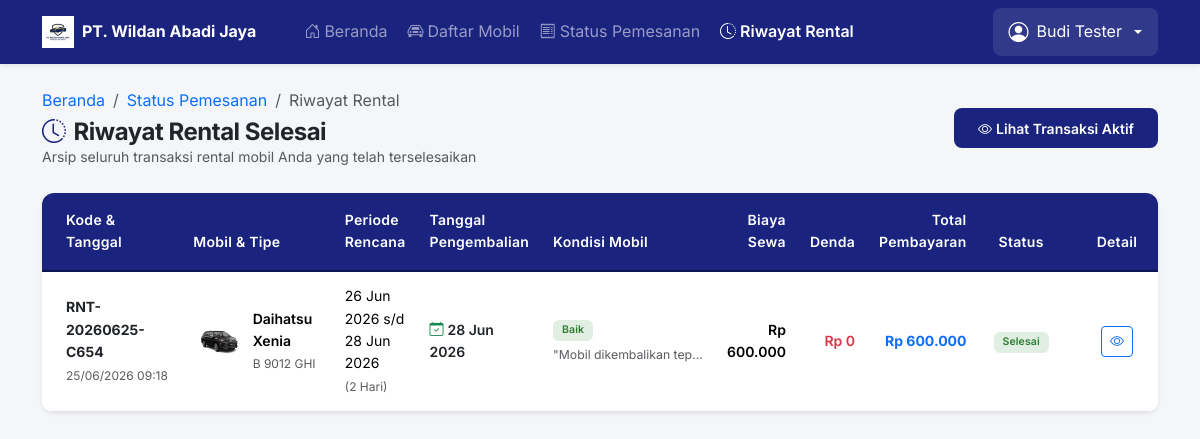
Screenshot of /customer/riwayat.php (signed in) with the database file from the repository.
### tables this page shows
CREATE TABLE `pemesanan` (
  `id` int(10) UNSIGNED NOT NULL,
  `kode_pesan` varchar(25) NOT NULL,
  `customer_id` int(10) UNSIGNED NOT NULL,
  `mobil_id` int(10) UNSIGNED NOT NULL,
  `tanggal_sewa` date NOT NULL,
  `tanggal_kembali` date NOT NULL,
  `lama_sewa` tinyint(4) NOT NULL COMMENT 'dalam hari',
  `total_biaya` decimal(14,2) NOT NULL,
  `catatan` text DEFAULT NULL,
  `status` enum('menunggu_pembayaran','menunggu_konfirmasi','aktif','selesai','dibatalkan') NOT NULL DEFAULT 'menunggu_pembayaran',
  `created_at` timestamp NOT NULL DEFAULT current_timestamp(),
  `updated_at` timestamp NOT NULL DEFAULT current_timestamp() ON UPDATE current_timestamp()
);

CREATE TABLE `mobil` (
  `id` int(10) UNSIGNED NOT NULL,
  `nama_mobil` varchar(100) NOT NULL,
  `tipe` varchar(50) NOT NULL,
  `tahun` year(4) DEFAULT NULL,
  `kapasitas` tinyint(4) DEFAULT NULL COMMENT 'jumlah penumpang',
  `warna` varchar(50) DEFAULT NULL,
  `plat_nomor` varchar(20) DEFAULT NULL,
  `harga_per_hari` decimal(12,2) NOT NULL,
  `deskripsi` text DEFAULT NULL,
  `foto` varchar(255) DEFAULT NULL,
  `status` enum('tersedia','disewa','servis') NOT NULL DEFAULT 'tersedia',
  `created_at` timestamp NOT NULL DEFAULT current_timestamp(),
  `updated_at` timestamp NOT NULL DEFAULT current_timestamp() ON UPDATE current_timestamp()
);

CREATE TABLE `pengembalian` (
  `id` int(10) UNSIGNED NOT NULL,
  `pemesanan_id` int(10) UNSIGNED NOT NULL,
  `tanggal_kembali_aktual` date NOT NULL,
  `kondisi_mobil` enum('baik','rusak_ringan','rusak_berat') NOT NULL DEFAULT 'baik',
  `denda` decimal(12,2) NOT NULL DEFAULT 0.00,
  `keterangan` text DEFAULT NULL,
  `processed_by` int(10) UNSIGNED DEFAULT NULL COMMENT 'admin yang proses (jika via admin)',
  `created_at` timestamp NOT NULL DEFAULT current_timestamp()
);

### customer/riwayat.php (the view, shortened to what this page needs)
<?php
require_once '../config/db.php';
require_once '../includes/functions.php';
$stmt = $pdo->prepare("
    SELECT p.*, m.nama_mobil, m.foto, m.tipe, m.harga_per_hari, m.plat_nomor,
           k.tanggal_kembali_aktual, k.kondisi_mobil, k.denda, k.keterangan AS ket_kembali
    FROM pemesanan p
    JOIN mobil m ON p.mobil_id = m.id
    LEFT JOIN pengembalian k ON k.pemesanan_id = p.id
    WHERE p.customer_id = ? AND p.status IN ('selesai', 'dibatalkan')
    ORDER BY p.tanggal_sewa DESC
");
$stmt->execute([$_SESSION['user_id']]);
$riwayatList = $stmt->fetchAll();
require_once '../includes/header.php';
require_once '../includes/navbar-customer.php';
?>
<div class="container py-4">
    <div class="row mb-4">
        <div class="col-12 d-flex flex-column flex-md-row justify-content-between align-items-start align-items-md-center gap-3">
            <div>
                <nav aria-label="breadcrumb">
                    <ol class="breadcrumb mb-1">
                        <li class="breadcrumb-item"><a href="dashboard.php" class="text-decoration-none">Beranda</a></li>
                        <li class="breadcrumb-item"><a href="status-pemesanan.php" class="text-decoration-none">Status Pemesanan</a></li>
                        <li class="breadcrumb-item active" aria-current="page">Riwayat Rental</li>
                    </ol>
                </nav>
                <h4 class="fw-bold text-dark mb-0"><i class="bi bi-clock-history me-2" style="color: var(--color-primary);"></i>Riwayat Rental Selesai</h4>
                <p class="text-muted small mb-0">Arsip seluruh transaksi rental mobil Anda yang telah terselesaikan</p>
            </div>
            <a href="status-pemesanan.php" class="btn btn-primary-custom btn-sm fw-semibold">
                <i class="bi bi-eye me-1"></i>Lihat Transaksi Aktif
            </a>
        </div>
    </div>
    <div class="row">
        <div class="col-12">
            <?php if (count($riwayatList) > 0): ?>
                <div class="card border-0 shadow-sm" style="border-radius: 12px; overflow: hidden;">
                    <div class="table-responsive">
                        <table class="table table-hover align-middle mb-0" style="min-width: 900px;">
                            <thead class="table-light text-secondary small" style="background-color: #f8f9fa;">
                                <tr>
                                    <th class="ps-4" width="150">Kode & Tanggal</th>
                                    <th>Mobil & Tipe</th>
                                    <th>Periode Rencana</th>
                                    <th>Tanggal Pengembalian</th>
                                    <th>Kondisi Mobil</th>
                                    <th class="text-end">Biaya Sewa</th>
                                    <th class="text-end">Denda</th>
                                    <th class="text-end">Total Pembayaran</th>
                                    <th class="text-center pe-4" width="100">Status</th>
                                    <th class="text-center" width="90">Detail</th>
                                </tr>
                            </thead>
                            <tbody class="text-dark small">
                                <?php foreach ($riwayatList as $r): ?>
                                    <tr>
                                        <td class="ps-4">
                                            <span class="fw-bold text-dark d-block"><?= htmlspecialchars($r['kode_pesan']) ?></span>
                                            <span class="text-muted" style="font-size:0.75rem;"><?= date('d/m/Y H:i', strtotime($r['created_at'])) ?></span>
                                        </td>
                                        <td>
                                            <div class="d-flex align-items-center gap-2">
                                                <?php if ($r['foto']): ?>
                                                    <img src="/rental-mobil/assets/uploads/mobil/<?= htmlspecialchars($r['foto']) ?>"
                                                         alt="Foto" class="rounded" style="height: 40px; width: 60px; object-fit: cover;">
                                                <?php else: ?>
                                                    <div class="bg-light rounded d-flex align-items-center justify-content-center border" style="height: 40px; width: 60px;">
                                                        <i class="bi bi-car-front text-muted" style="font-size: 1.2rem;"></i>
                                                    </div>
                                                <?php endif; ?>
                                                <div>
                                                    <span class="fw-semibold d-block"><?= htmlspecialchars($r['nama_mobil']) ?></span>
                                                    <span class="text-muted" style="font-size:0.75rem;"><?= htmlspecialchars($r['plat_nomor']) ?></span>
                                                </div>
                                            </div>
                                        </td>
                                        <td>
                                            <span class="d-block"><?= date('d M Y', strtotime($r['tanggal_sewa'])) ?> s/d</span>
                                            <span class="d-block"><?= date('d M Y', strtotime($r['tanggal_kembali'])) ?></span>
                                            <span class="text-muted" style="font-size:0.75rem;">(<?= htmlspecialchars($r['lama_sewa']) ?> Hari)</span>
                                        </td>
                                        <td>
                                            <?php if ($r['status'] === 'dibatalkan'): ?>
                                                <span class="text-muted">-</span>
                                            <?php elseif ($r['tanggal_kembali_aktual']): ?>
                                                <span class="fw-semibold text-dark"><i class="bi bi-calendar-check text-success me-1"></i><?= date('d M Y', strtotime($r['tanggal_kembali_aktual'])) ?></span>
                                            <?php else: ?>
                                                <span class="text-danger small"><i class="bi bi-exclamation-triangle me-1"></i>Data kosong</span>
                                            <?php endif; ?>
                                        </td>
                                        <td>
                                            <?php if ($r['status'] === 'dibatalkan'): ?>
                                                <span class="text-muted">-</span>
                                            <?php elseif ($r['kondisi_mobil']): ?>
                                                <?= getStatusBadge($r['kondisi_mobil']) ?>
                                                <?php if (!empty($r['ket_kembali'])): ?>
                                                    <small class="text-muted d-block mt-1 text-truncate" style="max-width: 150px;" title="<?= htmlspecialchars($r['ket_kembali']) ?>">
                                                        "<?= htmlspecialchars($r['ket_kembali']) ?>"
                                                    </small>
                                                <?php endif; ?>
                                            <?php else: ?>
                                                <span class="text-muted small">-</span>
                                            <?php endif; ?>
                                        </td>
                                        <td class="text-end fw-semibold">
                                            <?= formatRupiah($r['total_biaya']) ?>
                                        </td>
                                        <td class="text-end fw-semibold text-danger">
                                            <?php if ($r['status'] === 'dibatalkan'): ?>
                                                -
                                            <?php else: ?>
                                                <?= formatRupiah($r['denda'] ?? 0.0) ?>
                                            <?php endif; ?>
                                        </td>
                                        <td class="text-end fw-bold text-primary">
                                            <?php
                                            if ($r['status'] === 'dibatalkan') {
                                                echo '-';
                                            } else {
                                                $totalKeseluruhan = (float)$r['total_biaya'] + (float)($r['denda'] ?? 0.0);
                                                echo formatRupiah($totalKeseluruhan);
                                            }
                                            ?>
                                        </td>
                                        <td class="text-center pe-4">
                                            <?= getStatusBadge($r['status']) ?>
                                        </td>
                                        <td class="text-center">
                                            <a href="detail-pesanan.php?id=<?= $r['id'] ?>" class="btn btn-sm btn-outline-primary" title="Lihat Detail">
                                                <i class="bi bi-eye"></i>
                                            </a>
                                        </td>
                                    </tr>
                                <?php endforeach; ?>
                            </tbody>
                        </table>
                    </div>
                </div>
            <?php endif; ?>
        </div>
    </div>
</div>
<?php
require_once '../includes/footer.php';
?>

### includes/functions.php (shortened to what this page needs)
<?php
function formatRupiah(float $angka): string {
    return 'Rp ' . number_format($angka, 0, ',', '.');
}
function getStatusBadge(string $status): string {
    $map = [
        'tersedia'            => ['success',   'Tersedia'],
        'disewa'              => ['warning',   'Disewa'],
        'servis'              => ['secondary', 'Servis'],
        'menunggu_pembayaran' => ['warning',   'Menunggu Pembayaran'],
        'menunggu_konfirmasi' => ['info',      'Menunggu Konfirmasi'],
        'aktif'               => ['primary',   'Aktif'],
        'selesai'             => ['success',   'Selesai'],
        'dibatalkan'          => ['danger',    'Dibatalkan'],
        'menunggu'            => ['warning',   'Menunggu'],
        'diterima'            => ['success',   'Diterima'],
        'ditolak'             => ['danger',    'Ditolak'],
        'baik'                => ['success',   'Baik'],
        'rusak_ringan'        => ['warning',   'Rusak Ringan'],
        'rusak_berat'         => ['danger',    'Rusak Berat'],
    ];
    [$color, $label] = $map[$status] ?? ['secondary', ucfirst($status)];
    return "<span class=\"badge bg-{$color}\">{$label}</span>";
}

### assets/css/style.css (style rules this page uses)
:root { --color-primary: #1a237e; --color-primary-dark: #0d1654; --color-primary-light: #3949ab; --color-accent: #ffd600; --color-white: #ffffff; --color-bg: #f4f6f9; --color-sidebar-text: #ffffff; --color-text-dark: #212121; --color-text-muted: #757575; --color-border: #e0e0e0; --color-success: #388e3c; --color-warning: #f57c00; --color-danger: #d32f2f; --color-info: #0288d1; --font-xs: 0.75rem; --font-sm: 0.875rem; --font-base: 1rem; --font-lg: 1.125rem; --font-xl: 1.25rem; --font-2xl: 1.5rem; --shadow-sm: 0 2px 4px rgba(0,0,0,0.05); --shadow-md: 0 4px 12px rgba(0,0,0,0.08); --shadow-lg: 0 8px 24px rgba(26, 35, 126, 0.12); --transition-fast: all 0.2s cubic-bezier(0.4, 0, 0.2, 1); --transition-normal: all 0.3s cubic-bezier(0.4, 0, 0.2, 1); }
* { box-sizing: border-box; }
body { font-family: 'Inter', 'Segoe UI', system-ui, -apple-system, sans-serif; background-color: var(--color-bg); color: var(--color-text-dark); line-height: 1.6; overflow-x: hidden; }
h1, h2, h3, h4, h5, h6 { font-weight: 600; letter-spacing: -0.02em; }
.card { border-radius: 12px; border: 1px solid var(--color-border); box-shadow: var(--shadow-sm); overflow: hidden; }
.badge { padding: 0.5em 0.85em; font-weight: 600; border-radius: 6px; letter-spacing: 0.01em; }
.bg-success { background-color: rgba(56, 142, 60, 0.15) !important; color: #2e7d32 !important; }
.table { vertical-align: middle; }
.table th { font-weight: 600; font-size: var(--font-sm); letter-spacing: 0.02em; background-color: var(--color-primary); color: white !important; border-bottom: 2px solid var(--color-primary-dark) !important; padding: 1rem 0.75rem; }
.table td { padding: 0.85rem 0.75rem; }

### assets/css/customer.css (style rules this page uses)
.btn-primary-custom { background-color: var(--color-primary); color: white; border: none; border-radius: 8px; padding: 0.6rem 1.5rem; font-weight: 600; transition: all 0.2s ease; }

### rows the page displays
pemesanan: kode_pesan "RNT-20260625-C654", created_at "25/06/2026 09:18", mobil.foto (picture), mobil.nama_mobil "Daihatsu Xenia", mobil.plat_nomor "B 9012 GHI", tanggal_sewa "26 Jun 2026", tanggal_kembali "28 Jun 2026", lama_sewa "2", pengembalian.tanggal_kembali_aktual "28 Jun 2026", label "Baik Selesai", pengembalian.keterangan "Mobil dikembalikan tep…", total_biaya "Rp 600.000", pengembalian.denda "Rp 0", total_biaya.denda "Rp 600.000"

### other values shown
$_SESSION['nama'] "Budi Tester"
